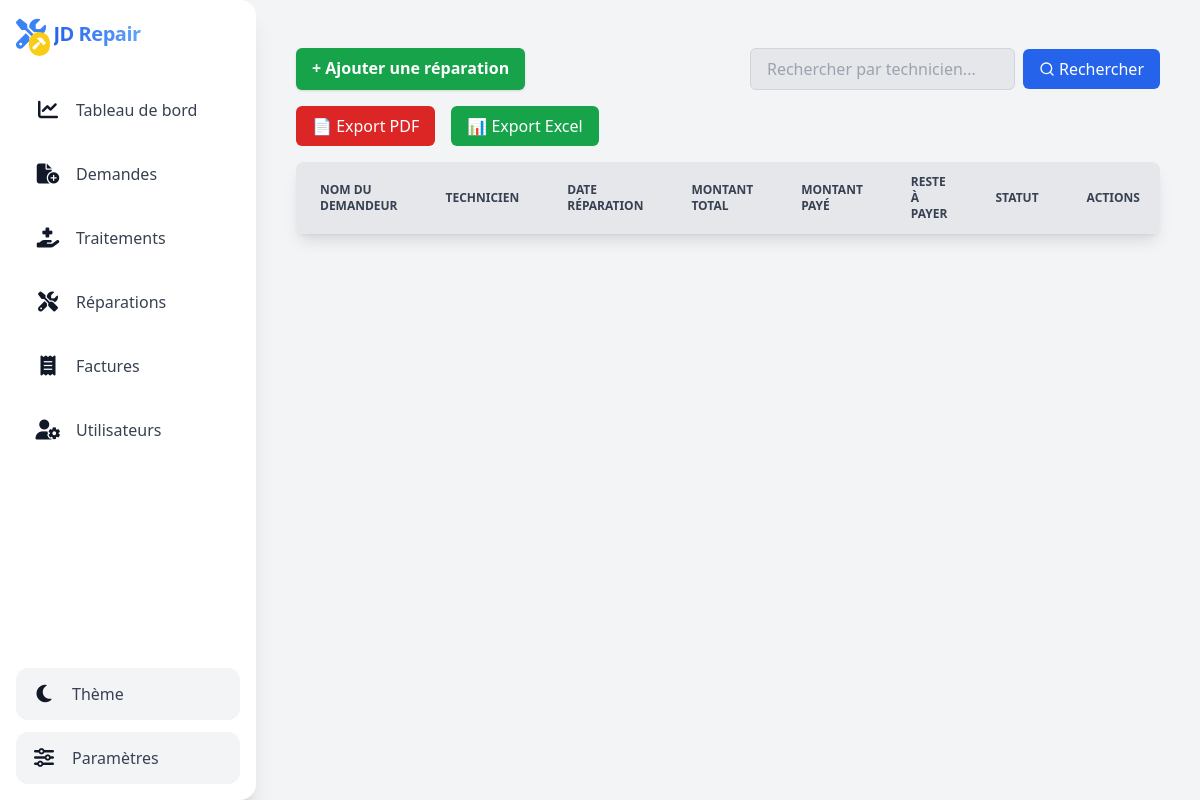
The app's page /admin/reparation/index.php, older data.
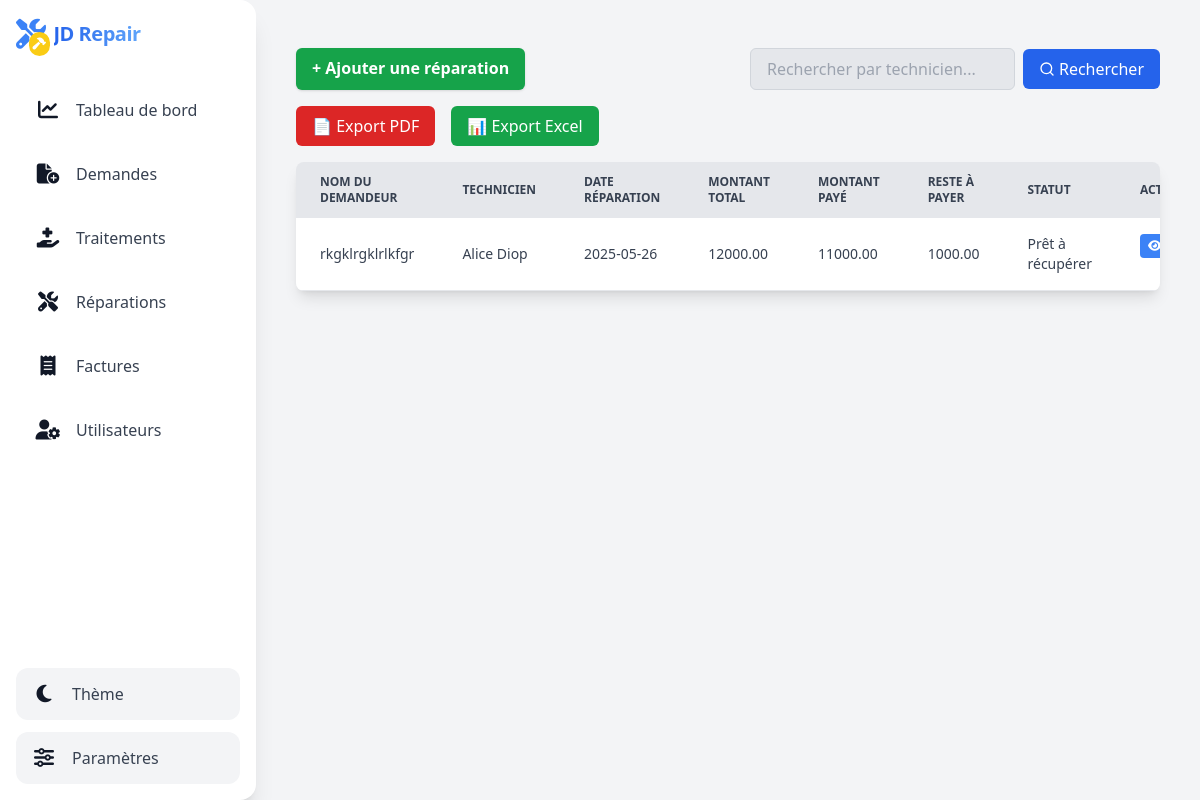
The same page, newer data.
### tables this page shows
CREATE TABLE `reparation` (
  `id_reparation` int(11) NOT NULL,
  `id_demande` int(11) NOT NULL,
  `id_traitement` int(11) NOT NULL,
  `date_reparation` date NOT NULL,
  `montant_total` decimal(10,2) DEFAULT NULL,
  `montant_paye` decimal(10,2) DEFAULT NULL,
  `reste_a_payer` decimal(10,2) DEFAULT NULL,
  `statut` enum('En cours','Terminé','Prêt à récupérer') DEFAULT 'En cours'
);

CREATE TABLE `demande_reparation` (
  `id_demande` int(11) NOT NULL,
  `nom_complet` varchar(100) NOT NULL,
  `numero` varchar(20) NOT NULL,
  `email` varchar(100) DEFAULT NULL,
  `adresse` varchar(255) DEFAULT NULL,
  `marque_telephone` varchar(50) NOT NULL,
  `probleme` text NOT NULL,
  `date_demande` date NOT NULL,
  `type_reparation` enum('express','standard') DEFAULT 'standard'
);

CREATE TABLE `utilisateurs` (
  `id_utilisateur` int(11) NOT NULL,
  `nom_complet` varchar(100) NOT NULL,
  `email` varchar(100) NOT NULL,
  `mot_de_passe` varchar(255) NOT NULL,
  `role` enum('admin','technicien') DEFAULT 'technicien'
);

### admin/reparation/index.php (the view, shortened to what this page needs)
<?php
include $_SERVER['DOCUMENT_ROOT'].'/JD_REPAIR/config/db.php';
include $_SERVER['DOCUMENT_ROOT'].'/JD_REPAIR/includes/header.php';
include $_SERVER['DOCUMENT_ROOT'].'/JD_REPAIR/includes/sidebar.php';
$stmt = $pdo->prepare("
        SELECT
            r.*,
            dr.nom_complet AS nom_demandeur,
            u.nom_complet AS nom_technicien
        FROM reparation r
        INNER JOIN demande_reparation dr ON r.id_demande = dr.id_demande
        INNER JOIN traitement t ON r.id_traitement = t.id_traitement
        LEFT JOIN utilisateurs u ON t.id_technicien = u.id_utilisateur
        ORDER BY r.date_reparation DESC
");
$stmt->execute();
$reparations = $stmt->fetchAll();
?>
<div id="main-content" class="flex-1 overflow-x-hidden overflow-y-auto p-6 transition-all duration-300 md:ml-64">
    <div class="container mx-auto py-6 px-4">
        <div class="flex flex-col md:flex-row justify-between mb-4 gap-4 ">
            <a href="create.php" class="px-4 py-2 bg-green-600 hover:bg-green-700 text-white font-semibold rounded-md shadow">
                + Ajouter une réparation
            </a>
            <form id="searchForm" class="flex flex-col sm:flex-row gap-2 items-center">
                <input type="text" id="searchInput" placeholder="Rechercher par technicien..." class="px-4 py-2 bg-gray-200 text-gray-800 border border-gray-300 rounded-md" onkeyup="searchTable()" />
                <button type="button" class="flex items-center gap-1 px-4 py-2 bg-blue-600 text-white rounded-md hover:bg-blue-700">
                    <i data-lucide="search" class="w-4 h-4"></i> Rechercher
                </button>
            </form>
        </div>
        <div class="mb-4 flex gap-4">
            <button onclick="exportToPDF()" class="px-4 py-2 bg-red-600 hover:bg-red-700 text-white rounded-md">📄 Export PDF</button>
            <button onclick="exportToExcel()" class="px-4 py-2 bg-green-600 hover:bg-green-700 text-white rounded-md">📊 Export Excel</button>
        </div>
        <div class="overflow-x-auto bg-white dark:bg-gray-900 rounded-lg shadow-lg">
            <table id="reparationTable" class="min-w-full text-sm text-left text-gray-700 dark:text-gray-200">
                <thead class="text-xs text-gray-700 uppercase bg-gray-200 dark:bg-gray-700 dark:text-gray-200">
                    <tr>
                        <th class="px-6 py-3">Nom du Demandeur</th>
                        <th class="px-6 py-3">Technicien</th>
                        <th class="px-6 py-3">Date réparation</th>
                        <th class="px-6 py-3">Montant Total</th>
                        <th class="px-6 py-3">Montant Payé</th>
                        <th class="px-6 py-3">Reste à Payer</th>
                        <th class="px-6 py-3">Statut</th>
                        <th class="px-6 py-3 no-export">Actions</th>
                    </tr>
                </thead>
                <tbody id="reparationsTable">
                    <?php foreach ($reparations as $reparation): ?>
                        <tr class="border-b border-gray-200 dark:border-gray-700 hover:bg-gray-50 dark:hover:bg-gray-700">
                            <td class="px-6 py-4"><?= htmlspecialchars($reparation['nom_demandeur']) ?></td>
                            <td class="px-6 py-4"><?= htmlspecialchars($reparation['nom_technicien'] ?: 'Non assigné') ?></td>
                            <td class="px-6 py-4"><?= htmlspecialchars($reparation['date_reparation']) ?></td>
                            <td class="px-6 py-4"><?= htmlspecialchars($reparation['montant_total']) ?></td>
                            <td class="px-6 py-4"><?= htmlspecialchars($reparation['montant_paye']) ?></td>
                            <td class="px-6 py-4"><?= htmlspecialchars($reparation['reste_a_payer']) ?></td>
                            <td class="px-6 py-4"><?= htmlspecialchars($reparation['statut']) ?></td>
                            <td class="px-6 py-4 flex gap-2 no-export">
                                <button onclick='openModal(<?= json_encode($reparation) ?>)' class="bg-blue-500 text-white px-2 py-1 rounded hover:bg-blue-700 text-xs flex items-center gap-1">
                                    <i class="fa-solid fa-eye"></i> Voir
                                </button>
                            </td>
                        </tr>
                    <?php endforeach; ?>
                </tbody>
            </table>
        </div>
    </div>
</div>

### includes/header.php (shortened to what this page needs)
<!DOCTYPE html>
<html lang="fr">
<head>
    <script src="https://cdn.tailwindcss.com"></script>
    <link rel="stylesheet" href="https://cdnjs.cloudflare.com/ajax/libs/font-awesome/6.4.0/css/all.min.css">
</head>
<body class="bg-gray-100 dark:bg-gray-800 text-gray-900 dark:text-white transition-colors duration-300 ease-in-out flex h-screen">

### includes/sidebar.php
<aside id="sidebar" class="fixed top-0 left-0 h-full bg-white dark:bg-gray-800 shadow-lg rounded-r-2xl transition-all duration-300 hover:shadow-xl overflow-hidden z-50 w-64"
       data-sidebar-expanded="true" aria-label="Sidebar navigation">
    <div class="p-4 flex flex-col justify-between h-full">
        <div>
            <div class="flex items-center justify-between mb-8">
                <h1 class="text-xl font-extrabold tracking-tight text-primary flex items-center gap-2 transition-all duration-300 hover:text-blue-600 dark:hover:text-blue-400">
                    <div class="relative">
                        <i class="fa-solid fa-screwdriver-wrench text-3xl text-blue-500 animate-bounce" aria-hidden="true"></i>
                        <i class="fa-solid fa-hammer absolute -bottom-1 -right-1 text-xs bg-yellow-400 rounded-full p-1 text-white" aria-hidden="true"></i>
                    </div>
                    <span class="md:block bg-gradient-to-r from-blue-600 to-blue-400 bg-clip-text text-transparent sidebar-text">JD Repair</span>
                </h1>
            </div>
            <nav class="space-y-3" role="navigation" aria-label="Menu principal">
                <a href="/JD_REPAIR/admin/dashboard.php" class="flex items-center gap-3 px-3 py-3 rounded-xl hover:bg-blue-50 dark:hover:bg-gray-700 transition-all duration-300 group hover:shadow-md hover:-translate-y-1 border-l-4 border-transparent hover:border-blue-500" tabindex="0">
                    <i class="fa-solid fa-chart-line text-xl group-hover:text-blue-500 transition-colors duration-300 w-8 text-center" aria-hidden="true"></i>
                    <span class="md:block font-medium text-gray-700 dark:text-gray-200 group-hover:text-blue-600 dark:group-hover:text-blue-400 transition-colors duration-300 sidebar-text">Tableau de bord</span>
                </a>
                <a href="/JD_REPAIR/admin/demande/index.php" class="flex items-center gap-3 px-3 py-3 rounded-xl hover:bg-blue-50 dark:hover:bg-gray-700 transition-all duration-300 group hover:shadow-md hover:-translate-y-1 border-l-4 border-transparent hover:border-green-500" tabindex="0">
                    <i class="fa-solid fa-file-circle-plus text-xl group-hover:text-green-500 transition-colors duration-300 w-8 text-center" aria-hidden="true"></i>
                    <span class="md:block font-medium text-gray-700 dark:text-gray-200 group-hover:text-green-600 dark:group-hover:text-green-400 transition-colors duration-300 sidebar-text">Demandes</span>
                </a>
                <a href="/JD_REPAIR/admin/traitement/index.php" class="flex items-center gap-3 px-3 py-3 rounded-xl hover:bg-blue-50 dark:hover:bg-gray-700 transition-all duration-300 group hover:shadow-md hover:-translate-y-1 border-l-4 border-transparent hover:border-purple-500" tabindex="0">
                    <i class="fa-solid fa-hand-holding-medical text-xl group-hover:text-purple-500 transition-colors duration-300 w-8 text-center" aria-hidden="true"></i>
                    <span class="md:block font-medium text-gray-700 dark:text-gray-200 group-hover:text-purple-600 dark:group-hover:text-purple-400 transition-colors duration-300 sidebar-text">Traitements</span>
                </a>
                <a href="/JD_REPAIR/admin/reparation/index.php" class="flex items-center gap-3 px-3 py-3 rounded-xl hover:bg-blue-50 dark:hover:bg-gray-700 transition-all duration-300 group hover:shadow-md hover:-translate-y-1 border-l-4 border-transparent hover:border-yellow-500" tabindex="0">
                    <div class="relative">
                        <i class="fa-solid fa-screwdriver-wrench text-xl group-hover:text-yellow-500 transition-colors duration-300 w-8 text-center" aria-hidden="true"></i>
                    </div>
                    <span class="md:block font-medium text-gray-700 dark:text-gray-200 group-hover:text-yellow-600 dark:group-hover:text-yellow-400 transition-colors duration-300 sidebar-text">Réparations</span>
                </a>
                <a href="/JD_REPAIR/admin/facture/index.php" class="flex items-center gap-3 px-3 py-3 rounded-xl hover:bg-blue-50 dark:hover:bg-gray-700 transition-all duration-300 group hover:shadow-md hover:-translate-y-1 border-l-4 border-transparent hover:border-red-500" tabindex="0">
                    <i class="fa-solid fa-receipt text-xl group-hover:text-red-500 transition-colors duration-300 w-8 text-center" aria-hidden="true"></i>
                    <span class="md:block font-medium text-gray-700 dark:text-gray-200 group-hover:text-red-600 dark:group-hover:text-red-400 transition-colors duration-300 sidebar-text">Factures</span>
                </a>
                <a href="/JD_REPAIR/admin/utilisateurs/index.php" class="flex items-center gap-3 px-3 py-3 rounded-xl hover:bg-blue-50 dark:hover:bg-gray-700 transition-all duration-300 group hover:shadow-md hover:-translate-y-1 border-l-4 border-transparent hover:border-indigo-500" tabindex="0">
                    <i class="fa-solid fa-user-gear text-xl group-hover:text-indigo-500 transition-colors duration-300 w-8 text-center" aria-hidden="true"></i>
                    <span class="md:block font-medium text-gray-700 dark:text-gray-200 group-hover:text-indigo-600 dark:group-hover:text-indigo-400 transition-colors duration-300 sidebar-text">Utilisateurs</span>
                </a>
            </nav>
        </div>
        <div class="space-y-3 mt-6">
            <button onclick="toggleTheme()" class="w-full flex items-center gap-3 px-3 py-3 rounded-xl bg-gray-100 dark:bg-gray-700 hover:bg-gray-200 dark:hover:bg-gray-600 transition-all duration-300 group hover:shadow-md transform hover:-translate-y-0.5" aria-label="Changer le thème">
                <i id="themeButtonIcon" class="fa-solid fa-moon text-xl group-hover:text-yellow-500 transition-colors duration-300 w-8 text-center" aria-hidden="true"></i>
                <span class="md:block font-medium text-gray-700 dark:text-gray-200 group-hover:text-yellow-600 dark:group-hover:text-yellow-400 transition-colors duration-300 sidebar-text">Thème</span>
            </button>
            <button class="w-full flex items-center gap-3 px-3 py-3 rounded-xl bg-gray-100 dark:bg-gray-700 hover:bg-gray-200 dark:hover:bg-gray-600 transition-all duration-300 group hover:shadow-md transform hover:-translate-y-0.5" aria-label="Paramètres">
                <i class="fa-solid fa-sliders text-xl group-hover:text-blue-500 transition-colors duration-300 w-8 text-center animate-spin-slow" aria-hidden="true"></i>
                <span class="md:block font-medium text-gray-700 dark:text-gray-200 group-hover:text-blue-600 dark:group-hover:text-blue-400 transition-colors duration-300 sidebar-text">Paramètres</span>
            </button>
        </div>
    </div>
</aside>

Row changes from the older to the newer data that the page shows:
added reparation: id_demande.nom_complet "rkgklrgklrlkfgr", utilisateurs.nom_complet "Alice Diop", date_reparation "2025-05-26", montant_total "12000.00", montant_paye "11000.00", reste_a_payer "1000.00", statut "Prêt à récupérer"
